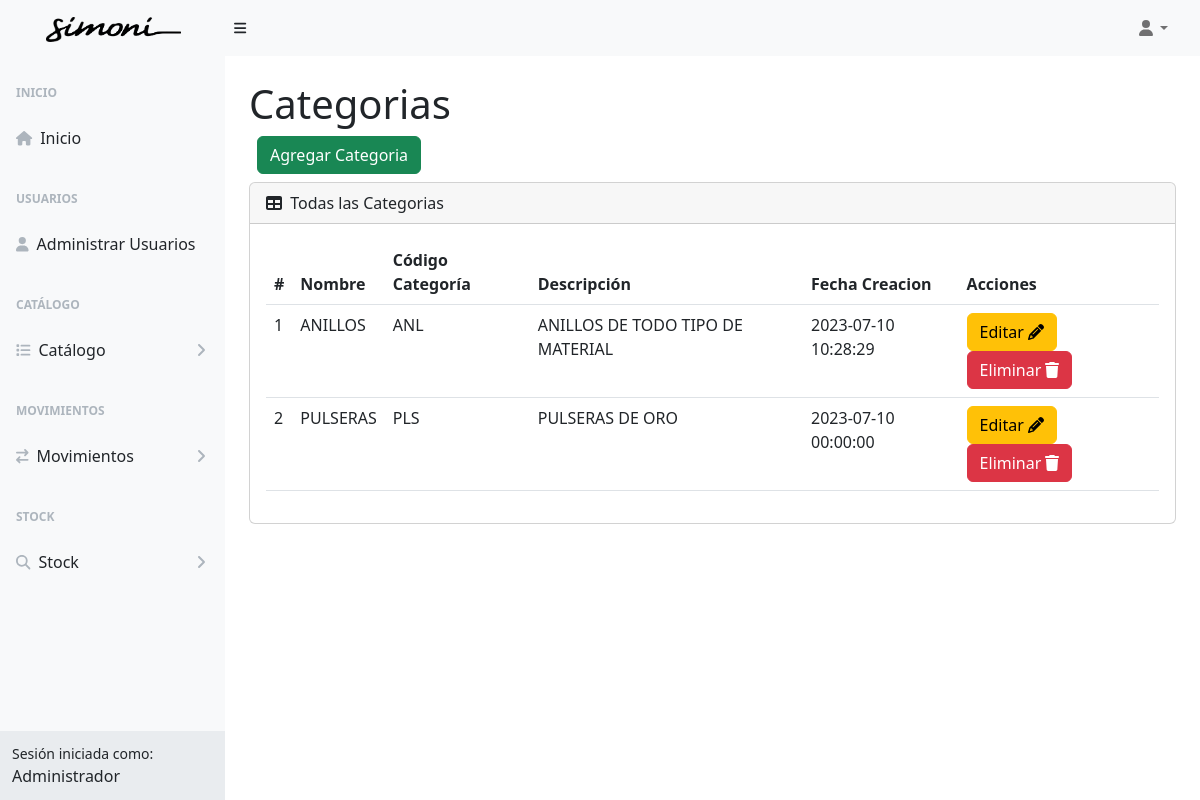
/categoria (signed in), run on an earlier commit of the app's database.
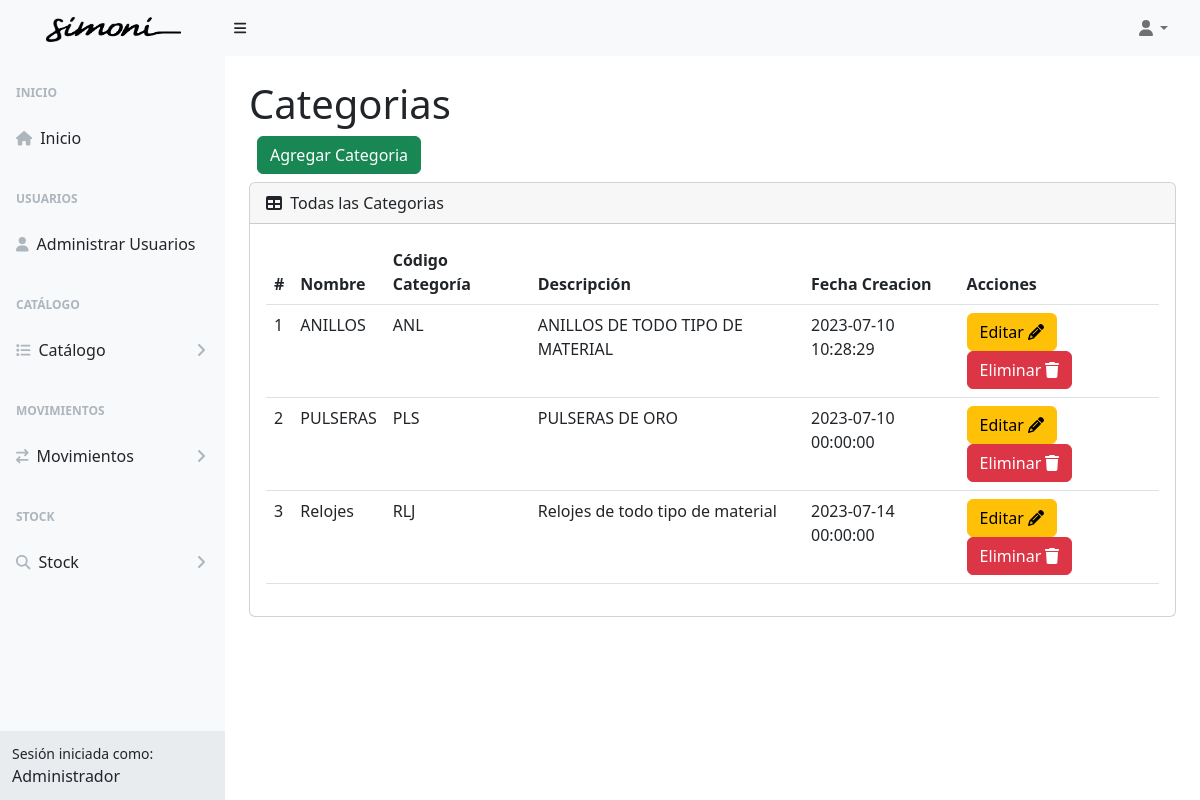
And on a later commit of the database.
### tables this page shows
CREATE TABLE `tba_categoria`  (
  `IdCategoria` int NOT NULL AUTO_INCREMENT,
  `CodCategoria` varchar(15) NOT NULL,
  `NombreCategoria` varchar(50) NOT NULL,
  `DescripcionCategoria` varchar(255) NOT NULL,
  `FechaCreacion` datetime NOT NULL,
  `FechaActualizacion` datetime NOT NULL,
  PRIMARY KEY (`IdCategoria`) USING BTREE
);

### controller/plantilla.controller.php (called while the page is built)
<?php
class ControllerPlantilla
{
  static public function ctrPlantilla()
  {
    include "view/plantilla.php";
  }
}

### index.php (called while the page is built, shortened)
<?php
require_once "controller/plantilla.controller.php";
require_once "controller/categoria.controller.php";
require_once "controller/salidas.controller.php";
require_once "model/categoria.model.php";
$plantilla = new ControllerPlantilla();
$plantilla -> ctrPlantilla();

### controller/categoria.controller.php (called while the page is built, shortened)
<?php
class ControllerCategorias
{
  public static function ctrMostrarCategorias()
  {
    $tabla = "tba_categoria";
    $listaCategorias = ModelCategorias::mdlMostrarCategorias($tabla);
    return $listaCategorias;
  }
}

### model/conexion.php (called while the page is built)
<?php
class Conexion
{
  static public function conn()
  {
    $link = new PDO("mysql:host=localhost;dbname=db_joyeriasimoni","root","");
		$link->exec("set names utf8");
		return $link;
  }
}

### model/categoria.model.php (called while the page is built, shortened)
<?php
require_once "conexion.php";
class ModelCategorias
{
  public static function mdlMostrarCategorias($tabla)
  {
    $statement = Conexion::conn()->prepare("SELECT tba_categoria.IdCategoria, tba_categoria.CodCategoria, tba_categoria.NombreCategoria, tba_categoria.DescripcionCategoria, tba_categoria.FechaCreacion FROM $tabla ORDER BY IdCategoria ASC");
    $statement -> execute();
    return $statement -> fetchAll();
  }
}

### view/modules/categoria.php (the view, shortened to what this page needs)
</div>
        </div>
        <div class="sb-sidenav-footer">
          <div class="small">Sesión iniciada como:</div>
          <?php echo $_SESSION["nombreUsuario"] ?>
        </div>
      </nav>
    </div>
    <div id="layoutSidenav_content">
      <main class="bg">
        <div class="container-fluid px-4">
          <h1 class="mt-4">Categorias
          </h1>
            <div class="d-flex m-2">
              <button type="button" class="btn btn-success" data-bs-toggle="modal" data-bs-target="#modelAgregarCategoria">
                Agregar Categoria
              </button>
            </div>
          <div class="card mb-4">
            <div class="card-header">
              <i class="fas fa-table me-1"></i>
              Todas las Categorias
            </div>
            <div class="card-body">
              <table id="datatablesSimple" class="data-table-Categoria table">
                <thead>
                  <tr>
                    <th>#</th>
                    <th>Nombre</th>
                    <th>Código Categoría</th>
                    <th>Descripción</th>
                    <th>Fecha Creacion</th>
                    <th>Acciones</th>
                  </tr>
                </thead>
                <tbody>
                  <?php
                  $categorias = ControllerCategorias::ctrMostrarCategorias();
                  foreach ($categorias as $key => $value)
                  {
                    echo
                    '<tr>
                        <td>'.($key + 1).'</td>
                        <td>'.$value["NombreCategoria"].'</td>
                        <td>'.$value["CodCategoria"].'</td>
                        <td>'.$value["DescripcionCategoria"].'</td>
                        <td>'.$value["FechaCreacion"].'</td>
                        <td>
                          <button class="btn btn-warning btnEditarCategoria" codCategoria="'.$value["IdCategoria"].'" data-bs-toggle="modal" data-bs-target="#modalEditarCategoria">Editar <i class="fa-solid fa-pencil"></i></button>
                          <button class="btn btn-danger btnEliminarCategoria" codCategoria="'.$value["IdCategoria"].'">Eliminar <i class="fa-solid fa-trash"></i></button>
                        </td>
                      </tr>';
                  }
                  ?>
                </tbody>
              </table>
            </div>
          </div>
        </div>
      </main>
    </div>
  </div>

What changed in the data, as far as the page shows it:
added tba_categoria: NombreCategoria "Relojes", CodCategoria "RLJ", DescripcionCategoria "Relojes de todo tipo de material", FechaCreacion "2023-07-14 00:00:00"
